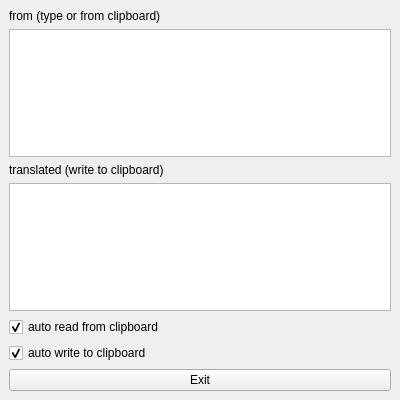
<?xml version="1.0" encoding="UTF-8"?>
<ui version="4.0">
 <class>MainWindow</class>
 <widget class="QMainWindow" name="MainWindow">
  <property name="geometry">
   <rect>
    <x>0</x>
    <y>0</y>
    <width>400</width>
    <height>400</height>
   </rect>
  </property>
  <property name="sizePolicy">
   <sizepolicy hsizetype="Expanding" vsizetype="Expanding">
    <horstretch>0</horstretch>
    <verstretch>0</verstretch>
   </sizepolicy>
  </property>
  <property name="acceptDrops">
   <bool>false</bool>
  </property>
  <property name="windowTitle">
   <string>rapid translate by: Hanyuu Furude</string>
  </property>
  <property name="autoFillBackground">
   <bool>true</bool>
  </property>
  <widget class="QWidget" name="centralwidget">
   <property name="sizePolicy">
    <sizepolicy hsizetype="Maximum" vsizetype="Maximum">
     <horstretch>0</horstretch>
     <verstretch>0</verstretch>
    </sizepolicy>
   </property>
   <layout class="QVBoxLayout" name="verticalLayout_2">
    <item>
     <layout class="QVBoxLayout" name="verticalLayout">
      <item>
       <widget class="QLabel" name="labelOrigin">
        <property name="text">
         <string>from (type or from clipboard)</string>
        </property>
       </widget>
      </item>
      <item>
       <widget class="QPlainTextEdit" name="textOrigin">
        <property name="autoFillBackground">
         <bool>false</bool>
        </property>
       </widget>
      </item>
      <item>
       <widget class="QLabel" name="labelTranslated">
        <property name="text">
         <string>translated (write to clipboard)</string>
        </property>
       </widget>
      </item>
      <item>
       <widget class="QPlainTextEdit" name="textTranslate"/>
      </item>
      <item>
       <widget class="QCheckBox" name="checkBoxR">
        <property name="text">
         <string>auto read from clipboard</string>
        </property>
        <property name="checked">
         <bool>true</bool>
        </property>
       </widget>
      </item>
      <item>
       <widget class="QCheckBox" name="checkBoxW">
        <property name="text">
         <string>auto write to clipboard</string>
        </property>
        <property name="checked">
         <bool>true</bool>
        </property>
       </widget>
      </item>
      <item>
       <widget class="QPushButton" name="buttonExit">
        <property name="text">
         <string>Exit</string>
        </property>
       </widget>
      </item>
     </layout>
    </item>
   </layout>
  </widget>
 </widget>
 <resources/>
 <connections/>
</ui>
